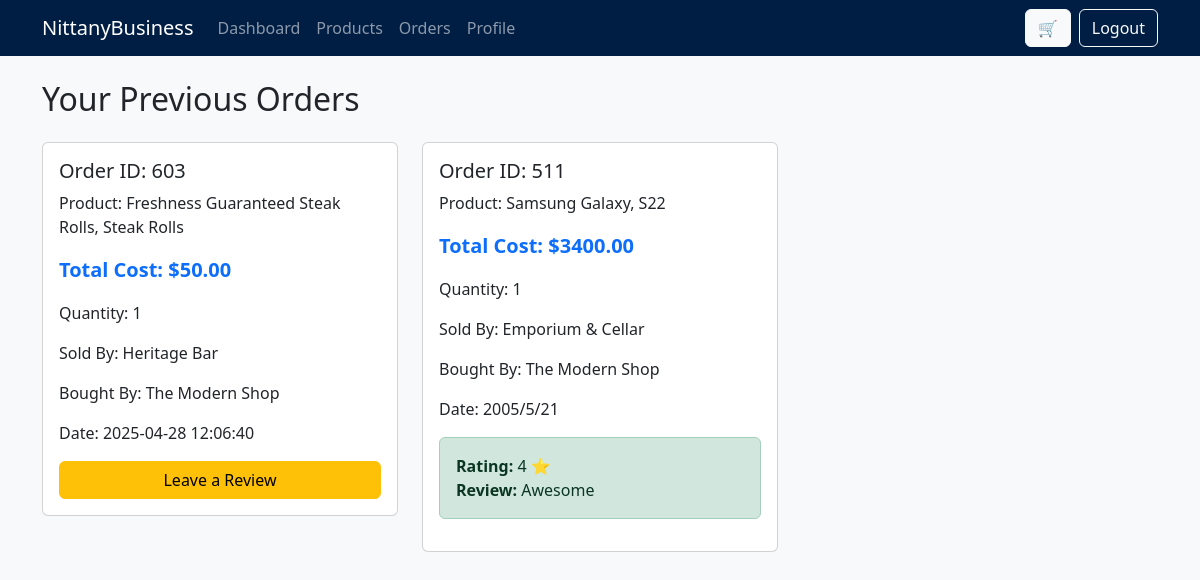
/orders (signed in), run on an earlier commit of the app's database.
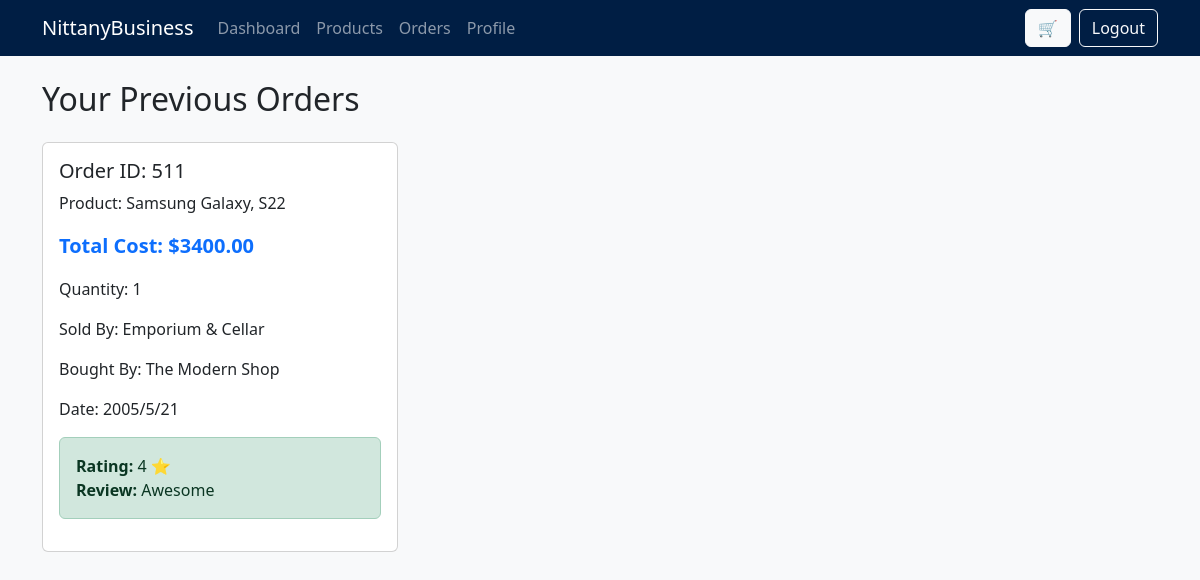
And on a later commit of the database.
### tables this page shows
CREATE TABLE Orders (
            order_id INTEGER PRIMARY KEY AUTOINCREMENT,
            seller_email TEXT NOT NULL,
            buyer_email TEXT NOT NULL,
            listing_id INTEGER NOT NULL,
            date DATE NOT NULL,
            quantity INTEGER NOT NULL,
            payment INTEGER NOT NULL,
            FOREIGN KEY (seller_email) REFERENCES Sellers (email) ON UPDATE CASCADE,
            FOREIGN KEY (buyer_email) REFERENCES Buyers (email) ON UPDATE CASCADE,
            FOREIGN KEY (listing_id) REFERENCES ProductListings (listing_id)
        );

CREATE TABLE ProductListings (
            seller_email TEXT,
            listing_id INTEGER,
            category TEXT NOT NULL,
            product_title TEXT NOT NULL,
            product_name TEXT NOT NULL,
            product_description TEXT NOT NULL,
            quantity INTEGER NOT NULL,
            product_price INTEGER NOT NULL,
            status INTEGER NOT NULL,
            PRIMARY KEY (seller_email, listing_id),
            FOREIGN KEY (seller_email) REFERENCES Sellers (email) ON UPDATE CASCADE,
            FOREIGN KEY (category) REFERENCES Categories (category_name)
        );

CREATE TABLE Sellers (
            email TEXT PRIMARY KEY,
            business_name TEXT NOT NULL,
            business_address_id TEXT NOT NULL,
            bank_routing_number INTEGER NOT NULL,
            bank_account_number INTEGER NOT NULL,
            balance INTEGER NOT NULL,
            FOREIGN KEY (email) REFERENCES Users (email) ON UPDATE CASCADE,
            FOREIGN KEY (business_address_id) REFERENCES Address (address_id)
        );

CREATE TABLE Buyers (
            email TEXT PRIMARY KEY,
            business_name TEXT NOT NULL,
            buyer_address_id TEXT NOT NULL,
            FOREIGN KEY (email) REFERENCES Users (email) ON UPDATE CASCADE,
            FOREIGN KEY (buyer_address_id) REFERENCES Address (address_id)
        );

### V1/nittany-business/app.py (the view)
@app.route('/orders')
def orders():
    user = session.get('user', {})
    connection = sql.connect(DATABASE)
    cursor = connection.cursor()
    cursor.execute('''
        SELECT *
        FROM Orders O
        WHERE buyer_email = ?
        ORDER BY date DESC
    ''', (user['id'],))
    attributes = ['order_id', 'seller_email', 'buyer_email', 'listing_id', 'date', 'quantity', 'payment']
    orders = [dict(zip(attributes, row)) for row in cursor.fetchall()]
    for order in orders:
        cursor.execute('''
            SELECT business_name
            FROM Sellers
            WHERE email = ?
        ''', (order['seller_email'],))
        seller = cursor.fetchone()
        order['seller_name'] = seller[0] if seller else 'Unknown Seller'
        cursor.execute('''
            SELECT business_name
            FROM Buyers
            WHERE email = ?
        ''', (order['buyer_email'],))
        buyer = cursor.fetchone()
        order['buyer_name'] = buyer[0] if buyer else 'Unknown Buyer'
        cursor.execute('''
            SELECT product_title, product_name
            FROM ProductListings
            WHERE listing_id = ?
        ''', (order['listing_id'],))
        product = cursor.fetchone()
        if product:
            order['product_title'] = product[0]
            order['product_name'] = product[1]
        else:
            order['product_title'] = 'Unknown Title'
            order['product_name'] = 'Unknown Product'
        cursor.execute('''
            SELECT review_desc, rating
            FROM Reviews
            WHERE order_id = ?
        ''', (order['order_id'],))
        review = cursor.fetchone()
        if review:
            order['has_review'] = True
            order['review_desc'] = review[0]
            order['rating'] = review[1]
        else:
            order['has_review'] = False
    connection.close()
    return render_template('orders.html',
                           user=user,
                           orders=orders
                           )

### V1/nittany-business/templates/orders.html (shortened to what this page needs)
<!DOCTYPE html>
<html lang="en">
<head>
    <link href="https://cdn.jsdelivr.net/npm/bootstrap@5.3.0/dist/css/bootstrap.min.css" rel="stylesheet">
    <link rel="stylesheet" href="{{ url_for('static', filename='css/styles.css') }}">
</head>
<body>
    {% include 'navbar.html' %}
    <div class="container mt-4">
        <h2 class="mb-4">Your Previous Orders</h2>
        <div class="row row-cols-1 row-cols-md-3 g-4">
            {% for order in orders %}
            <div class="col">
                <div class="card order-card">
                    <div class="card-body">
                        <h5 class="card-title">Order ID: {{ order.order_id }}</h5>
                        <p class="product_name">Product: {{ order.product_title }}, {{ order.product_name }}</p>
                        <p class="product-price">Total Cost: ${{ "%.2f"|format(order.payment) }}</p>
                        <p class="card-text order-description">Quantity: {{ order.quantity }}</p>
                        <p class="soldby">Sold By: {{ order.seller_name }}</p>
                        <p class="boughtby">Bought By: {{ order.buyer_name }}</p>
                        <p class="tag">Date: {{ order.date }}</p>
                        <div class="d-grid gap-2 mt-3">
                            {% if order.has_review %}
                                <div class="alert alert-success">
                                    <strong>Rating:</strong> {{ order.rating }} ⭐<br>
                                    <strong>Review:</strong> {{ order.review_desc }}
                                </div>
                            {% else %}
                                <a href="{{ url_for('leave_review', order_id=order.order_id) }}" class="btn btn-warning">Leave a Review</a>
                            {% endif %}
                        </div>
                    </div>
                </div>
            </div>
            {% endfor %}
        </div>
    </div>
</body>
</html>

What changed in the data, as far as the page shows it:
removed Orders: order_id "603", date "2025-04-28 12:06:40"
no longer on this page (row edited): ProductListings: product_title "Freshness Guaranteed Steak Rolls", product_name "Steak Rolls"
no longer on this page (row edited): Sellers: seller_name "Heritage Bar"
Also different on the page:
list line gone: "Order ID: Product: , Total Cost: $ 50.00 Quantity: 1 Sold By: Bought By: Date: Leave a Review"
list line gone: "The Modern Shop"
